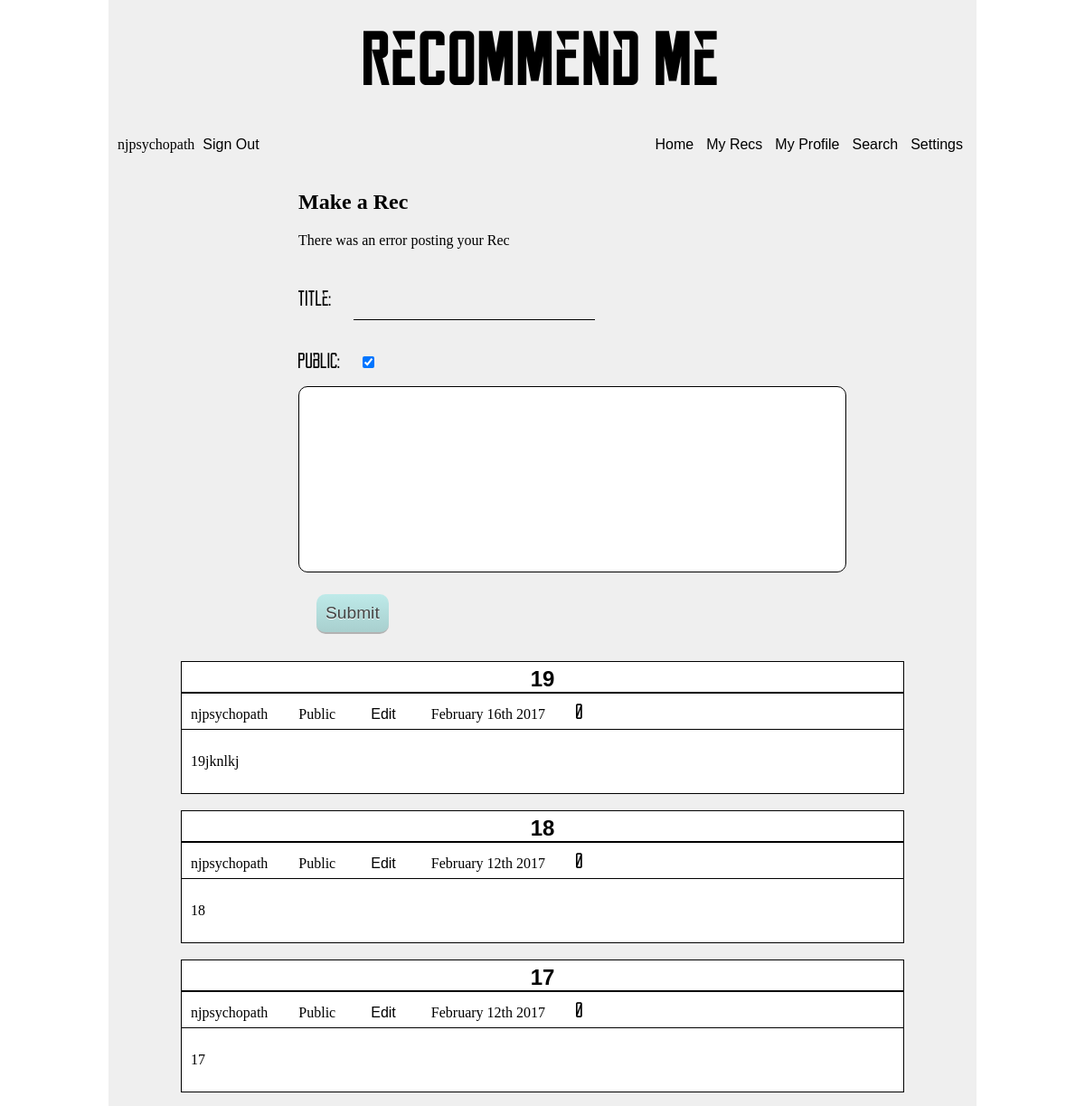
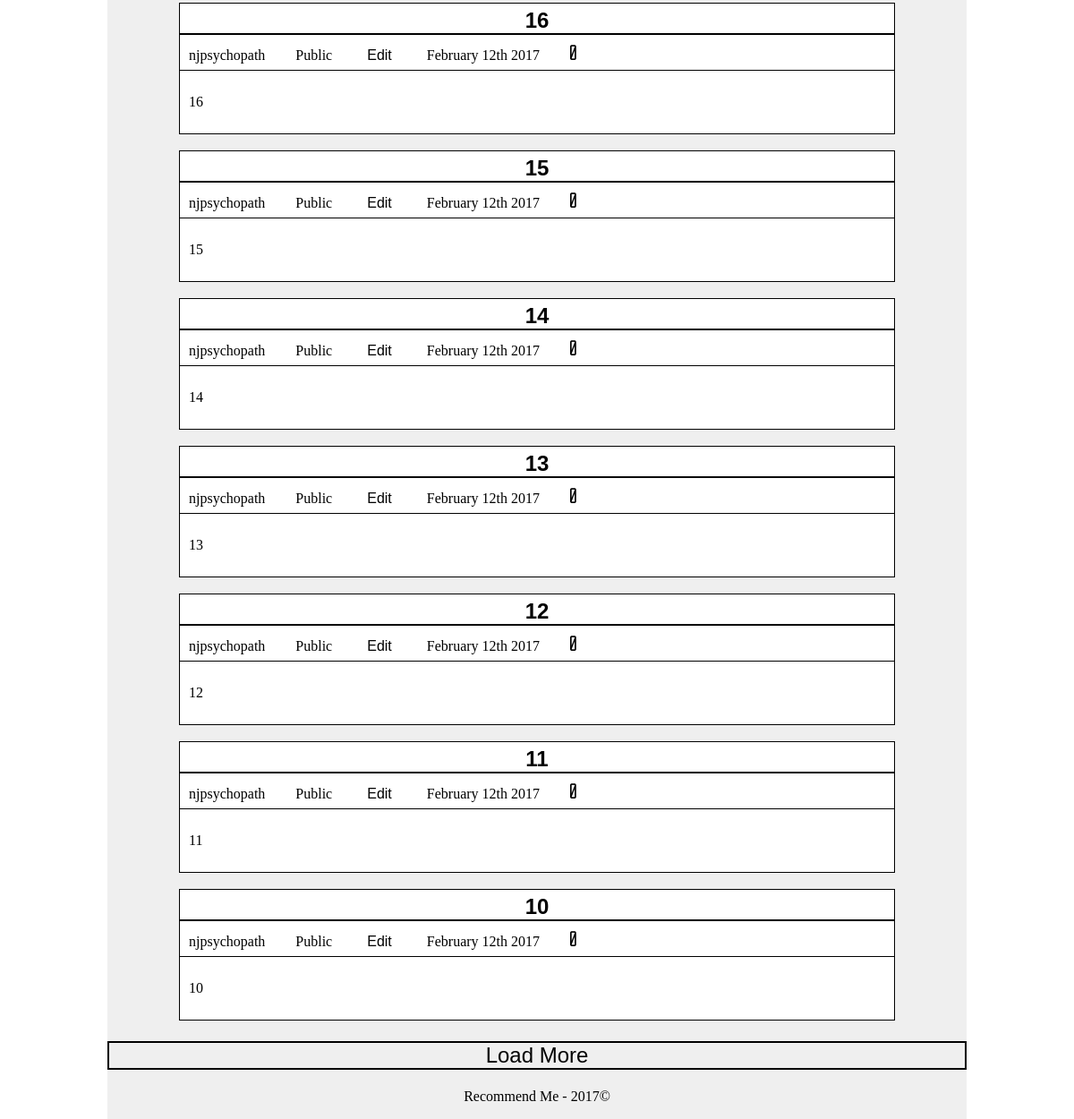
Screenshot of /personal/post (signed in) with the database file from the repository (2 pictures, top to bottom).
### app/models.py (models this page shows, shortened)
class Users(UserMixin, db.Model):
    __tablename__ = 'users'
    id = db.Column(db.INTEGER, primary_key=True)
    username = db.Column(db.String, unique=True)
    email = db.Column(db.String, unique=True)
    password_hash = db.Column(db.String(128))
    updates = db.Column(db.Boolean, default=True)
    confirmed = db.Column(db.Boolean, default=False)
    role_id = db.Column(db.INTEGER, db.ForeignKey('roles.id'))
    display = db.Column(db.Integer, default=10)
    about_me = db.Column(db.Text())
    member_since = db.Column(db.DATETIME(), default=datetime.utcnow)
    posts = db.relationship('Recommendation', backref='author', lazy='dynamic')
    @property
    def password(self):
        raise AttributeError('password is hashed')

class Recommendation(db.Model):
    __tablename__ = 'recs'
    id = db.Column(db.Integer, primary_key=True)
    title = db.Column(db.String(64))
    public = db.Column(db.Boolean, default=True)
    timestamp = db.Column(db.DateTime, index=True, default=datetime.utcnow)
    author_id = db.Column(db.Integer, db.ForeignKey('users.id'))
    text = db.Column(db.Text)
    likes = db.Column(db.Integer, default=0)

### app/personal/views.py (the view, shortened to what this page needs)
@personal.route('/post', methods=['GET', 'POST'])
@personal.route('/post/<int:limit>', methods=['GET', 'POST'])
@login_required
def post(limit=10):
    form = PostForm(request.form)
    form.errors['missing'] = ''
    display_recs = Recommendation.query.filter_by(author_id=current_user.id).order_by(
        Recommendation.timestamp.desc()).limit(limit)
    return render_template('personal/post.html', form=form, display=display_recs, limit=limit)

### app/personal/forms.py
class PostForm(FlaskForm):
    title = StringField('Title: ', validators=[validators.DataRequired()])
    public = BooleanField('Public: ')
    text = TextAreaField('Rec: ', validators=[validators.DataRequired()])
    submit = SubmitField('Submit')

### app/auth/views.py (called while the page is built)
@auth.before_app_request
def before_request():
    if  current_user.is_authenticated  and not current_user.confirmed \
    and request.endpoint[:5] != 'auth.' and request.endpoint != 'static':
        return redirect(url_for('auth.unconfirmed'))

### app/main/__init__.py (called while the page is built)
@main.app_context_processor
def inject_permissions():
    return dict(Permission=Permission)

### app/models.py (called while the page is built)
@login_manager.user_loader
def load_user(user_id):
    return Users.query.get(int(user_id))

### manage.py (called while the page is built)
@app.url_defaults
def hashed_static_file(endpoint, values):
    if 'static' == endpoint or endpoint.endswith('.static'):
        filename = values.get('filename')
        if filename:
            blueprint = request.blueprint
            if '.' in endpoint:  # blueprint
                blueprint = endpoint.rsplit('.', 1)[0]
            static_folder = app.static_folder
            if blueprint and app.blueprints[blueprint].static_folder:
                static_folder = app.blueprints[blueprint].static_folder
            fp = os.path.join(static_folder, filename)
            if os.path.exists(fp):
                values['_'] = int(os.stat(fp).st_mtime)

### app/templates/personal/post.html (shortened to what this page needs)
<!DOCTYPE html>
{% import 'personal/postmacro.html'  as postmacro %}
{% extends 'auth/subscribe.html' %}
  {% block head %}
    {{super()}}
    <link href="{{url_for('static', filename='css/poststyle.css')}}" type='text/css', rel='stylesheet'/>
  {% endblock %}
  {% block maincontent %}
    <div class='w940'>
      <h2>Make a Rec</h2>
      {% if form.errors['missing'] != '' %}
        <p>There was an error posting your Rec</p>
      {% endif %}
      <form method="POST">
        {{form.title.label(class='rec')}} {{form.title(class='entry')}}
        <br/>
        {{form.public.label(class='rec')}} {{form.public(class='entry', checked=True)}}
        <br/>
        {{form.text(class='textentry')}}
        <br/>
        {{form.submit(class='entry', id='submit')}}
      </form>
    </div>
    <div class='listrecs'>
      {{postmacro.render_posts(display, current_user, moment)}}
      <p class='loadMore rec'><a href="{{url_for('personal.post', limit=limit+10)}}">Load More</a></p>
    </div>
  {% endblock %}

### app/templates/personal/postmacro.html
{% macro render_posts(display, current_user, moment) %}
  {% for rec in display %}
    {% if rec.public or (current_user.is_authenticated and current_user.id == rec.author_id) %}
      <div class='rec1'>
        <h3 class='postTitle rec'><a href="{{url_for('main.highlight', id=rec.id)}}">{{rec.title}}</a></h3>
        <div class='postHeaderDiv'>
          <p class='postHeader'>{{rec.author.username}}</p>
          {% if rec.public %}
            <p class='postHeader'>Public</p>
          {% else %}
            <p class='postHeader'>Private</p>
          {% endif %}
          {% if current_user.is_authenticated and rec.author_id==current_user.id %}
            <p class='postHeader'><a href="{{url_for('personal.edit', post_id=rec.id)}}">Edit</a></p>
          {% endif %}
        <p class='postHeader'>{{moment(rec.timestamp).format('MMMM Do YYYY')}}</p>
        <p class='postHeader rec'>{{rec.likes}}</p>
        </div>
        <p class='postText'>{{rec.text}}</p>
      </div>
      <br/>
    {% endif %}
  {% endfor %}
</div>
{% endmacro %}

### app/templates/base.html (shortened to what this page needs)
<!DOCTYPE html>
<html lang='en'>
  <head>
    {% block head %}
      <link href="{{url_for('static', filename='css/basestyle.css')}}" type='text/css' rel='stylesheet'/>
    {% endblock %}
  </head>
  <body>
    <div id='header'>
      {% block header %}
        <div id='logo'>
          <h1>Recommend Me</h1>
        </div>
        <div id='nav'>
              <div class='signin'>
                {% if current_user.is_authenticated %}
                  <p>{{current_user.username}}</p>
                  <p><a href="{{url_for('auth.logout')}}">Sign Out</a></p>
                {% else %}
                  <p><a href="{{url_for('auth.login')}}">Sign In</a></p>
                {% endif %}
              </div>
              <ul class='loginbar'>
                <li><a href="{{url_for('main.index')}}">Home</a></li>
                {% if current_user.is_authenticated %}
                  <li><a href="{{url_for('personal.post', limit=current_user.display)}}">My Recs</a></li>
                {% else %}
                  <li><a href="{{url_for('personal.post')}}">My Recs</a></li>
                {% endif %}
                <li><a href="{{url_for('personal.profile')}}">My Profile</a></li>
                <div class='submenu-container'>
                  <li class='s'><a href=''>Search</a></li>
                </div>
                <div class='submenu-container'>
                  <li class='s'><a href=''>Settings</a></li>
                </div>
              </ul>
        </div>
      {% endblock %}
    </div>
    <div id='content'>
      {% block content %}
      {% endblock %}
    <div id='footer'>
      {% block footer %}
        <p>Recommend Me - 2017&#169</p>
      {% endblock %}
    </div>
  </body>
</html>

### app/static/css/basestyle.css (style rules this page uses)
body { width: 960px; margin: 0px auto; font-family: Georgia, 'Times New Roman', serif; }
#header, #content, #footer { background-color: #efefef; }
#content, #footer { overflow: auto; height: 100%; }
#header { padding: 10px 10px 15px 10px; }
#footer { clear: both; text-align: center; }
#logo { text-align: center; font-family: 'reckoner_bold', Impact, fantasy; font-size: 32pt; }
h1 { margin-top: 20px; margin-bottom: 20px; }
.signin>p { display: inline; }
.signin { width: 400px; float: left; margin-top: 16px; margin-bottom: 16px; }
#nav { height: 40px; }
.loginbar { float: right; position: relative; }
li { font-family: sans-serif; display: inline; }
a { text-decoration: none; color: inherit; font-family: sans-serif; padding: 5px; }
.submenu-container { position: relative; display: inline-block; }
.rec { font-family: 'reckoner', Impact, fantasy; }

### app/static/css/subscribestyle.css (style rules this page uses)
.w940 { margin: 10px; width: 740px; padding-left: 200px; }
.entry { margin: 20px; font-size: 120%; outline: 0; background: transparent; border: 0; border-bottom: 1px solid black; padding: 10px; }
.rec { font-size: 24px; }
#submit { color: #444444; text-shadow: 0px 1px 1px #fff; border-bottom: 2px solid #b2b2b2; background-color: #b9e4e3; background: -webkit-gradient(linear, left top, left bottom, from(#beeae9), to(#a8cfce)); background: -moz-linear-gradient(top, #beeae9, #a8cfce); background: -o-linear-gradient(top, #beeae9, #a8cfce); background: -ms-linear-gradient(top, #beeae9, #a8cfce); border-radius: 10px; }
.textentry { resize: none; border: 1px solid #000000; border-radius: 10px; width: 600px; height: 200px; }

### app/static/css/poststyle.css (style rules this page uses)
.listrecs { width: 800px; margin: 0px auto; }
.rec1 { border: 1px solid black; background-color: white; }
.postTitle { margin-top: 5px; margin-bottom: 5px; border-bottom: 2px solid black; text-align: center; }
.postHeaderDiv { margin-top: 5px; margin-bottom: 5px; border-bottom: 1px solid black; padding-left: 10px; padding-right: 10px; }
.postHeader { display: inline-block; margin-top: 5px; margin-bottom: 5px; padding-right: 30px; }
.postText { padding: 10px; }
.loadMore { margin-top: 5px; margin-bottom: 5px; border: 2px solid black; text-align: center; }

### rows the page displays
Users: username "njpsychopath"
Recommendation: title "19", author.username "njpsychopath", public "Public", timestamp "February 16th 2017", likes "0", text "19jknlkj"
Recommendation: title "18", author.username "njpsychopath", public "Public", timestamp "February 12th 2017", likes "0", text "18"
Recommendation: title "17", author.username "njpsychopath", public "Public", timestamp "February 12th 2017", likes "0", text "17"
Recommendation: title "16", author.username "njpsychopath", public "Public", timestamp "February 12th 2017", likes "0", text "16"
Recommendation: title "15", author.username "njpsychopath", public "Public", timestamp "February 12th 2017", likes "0", text "15"
Recommendation: title "14", author.username "njpsychopath", public "Public", timestamp "February 12th 2017", likes "0", text "14"
Recommendation: title "13", author.username "njpsychopath", public "Public", timestamp "February 12th 2017", likes "0", text "13"
Recommendation: title "12", author.username "njpsychopath", public "Public", timestamp "February 12th 2017", likes "0", text "12"
Recommendation: title "11", author.username "njpsychopath", public "Public", timestamp "February 12th 2017", likes "0", text "11"
Recommendation: title "10", author.username "njpsychopath", public "Public", timestamp "February 12th 2017", likes "0", text "10"
